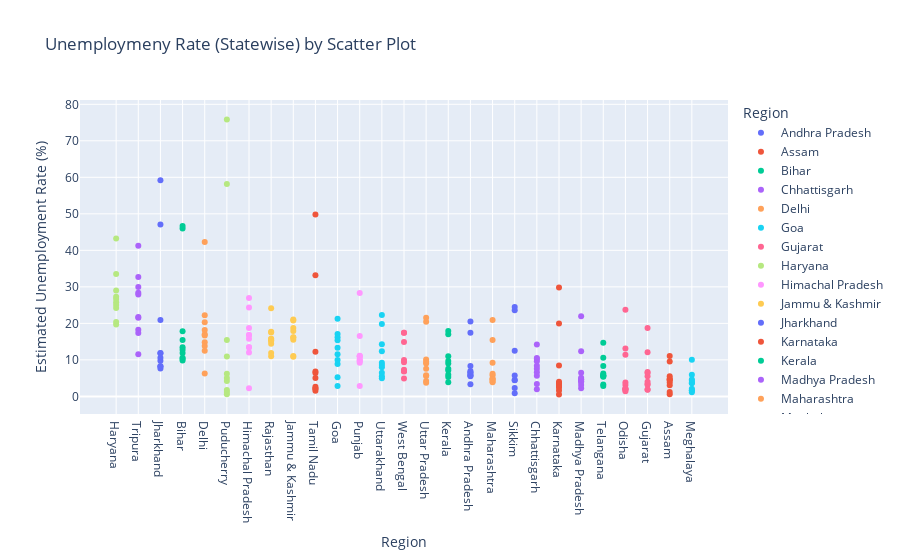

The notebook cell this image was saved under:
### Markdown cell above
# Aanalyzing Data By Scatter Plot

### Code cell
fg = px.scatter(df,x='Region',y=' Estimated Unemployment Rate (%)',color='Region',
                title='Unemploymeny Rate (Statewise) by Scatter Plot',template='plotly')
fg.update_layout(xaxis={'categoryorder':'total descending'})
fg.show()

### Figure 1 — Plotly figure (JSON) as saved in the notebook; plotly's stock layout.template omitted (floating-point values rounded to 4 significant figures)
{"data": [{"hovertemplate": "Region=%{x}<br> Estimated Unemployment Rate (%)=%{y}<extra></extra>", "legendgroup": "Andhra Pradesh", "marker": {"color": "#636efa", "symbol": "circle"}, "mode": "markers", "name": "Andhra Pradesh", "orientation": "v", "showlegend": true, "type": "scatter", "x": ["Andhra Pradesh", "Andhra Pradesh", "Andhra Pradesh", "Andhra Pradesh", "Andhra Pradesh", "Andhra Pradesh", "Andhra Pradesh", "Andhra Pradesh", "Andhra Pradesh", "Andhra Pradesh"], "xaxis": "x", "y": [5.48, 5.83, 5.79, 20.51, 17.43, 3.31, 8.34, 6.96, 6.4, 6.59], "yaxis": "y"}, {"hovertemplate": "Region=%{x}<br> Estimated Unemployment Rate (%)=%{y}<extra></extra>", "legendgroup": "Assam", "marker": {"color": "#EF553B", "symbol": "circle"}, "mode": "markers", "name": "Assam", "orientation": "v", "showlegend": true, "type": "scatter", "x": ["Assam", "Assam", "Assam", "Assam", "Assam", "Assam", "Assam", "Assam", "Assam", "Assam"], "xaxis": "x", "y": [4.66, 4.41, 4.77, 11.06, 9.55, 0.6, 3.77, 5.53, 1.19, 3.02], "yaxis": "y"}, {"hovertemplate": "Region=%{x}<br> Estimated Unemployment Rate (%)=%{y}<extra></extra>", "legendgroup": "Bihar", "marker": {"color": "#00cc96", "symbol": "circle"}, "mode": "markers", "name": "Bihar", "orientation": "v", "showlegend": true, "type": "scatter", "x": ["Bihar", "Bihar", "Bihar", "Bihar", "Bihar", "Bihar", "Bihar", "Bihar", "Bihar", "Bihar"], "xaxis": "x", "y": [10.61, 10.29, 15.43, 46.64, 45.96, 17.82, 12.79, 13.44, 11.91, 9.82], "yaxis": "y"}, {"hovertemplate": "Region=%{x}<br> Estimated Unemployment Rate (%)=%{y}<extra></extra>", "legendgroup": "Chhattisgarh", "marker": {"color": "#ab63fa", "symbol": "circle"}, "mode": "markers", "name": "Chhattisgarh", "orientation": "v", "showlegend": true, "type": "scatter", "x": ["Chhattisgarh", "Chhattisgarh", "Chhattisgarh", "Chhattisgarh", "Chhattisgarh", "Chhattisgarh", "Chhattisgarh", "Chhattisgarh", "Chhattisgarh", "Chhattisgarh"], "xaxis": "x", "y": [9.65, 8.38, 7.54, 3.41, 10.5, 14.23, 10.27, 5.63, 1.96, 6.62], "yaxis": "y"}, {"hovertemplate": "Region=%{x}<br> Estimated Unemployment Rate (%)=%{y}<extra></extra>", "legendgroup": "Delhi", "marker": {"color": "#FFA15A", "symbol": "circle"}, "mode": "markers", "name": "Delhi", "orientation": "v", "showlegend": true, "type": "scatter", "x": ["Delhi", "Delhi", "Delhi", "Delhi", "Delhi", "Delhi", "Delhi", "Delhi", "Delhi", "Delhi"], "xaxis": "x", "y": [22.23, 14.84, 17.04, 16.68, 42.27, 18.19, 20.3, 13.79, 12.53, 6.27], "yaxis": "y"}, {"hovertemplate": "Region=%{x}<br> Estimated Unemployment Rate (%)=%{y}<extra></extra>", "legendgroup": "Goa", "marker": {"color": "#19d3f3", "symbol": "circle"}, "mode": "markers", "name": "Goa", "orientation": "v", "showlegend": true, "type": "scatter", "x": ["Goa", "Goa", "Goa", "Goa", "Goa", "Goa", "Goa", "Goa", "Goa", "Goa"], "xaxis": "x", "y": [8.89, 2.81, 5.25, 13.31, 21.25, 9.96, 17.07, 16.21, 15.38, 11.54], "yaxis": "y"}, {"hovertemplate": "Region=%{x}<br> Estimated Unemployment Rate (%)=%{y}<extra></extra>", "legendgroup": "Gujarat", "marker": {"color": "#FF6692", "symbol": "circle"}, "mode": "markers", "name": "Gujarat", "orientation": "v", "showlegend": true, "type": "scatter", "x": ["Gujarat", "Gujarat", "Gujarat", "Gujarat", "Gujarat", "Gujarat", "Gujarat", "Gujarat", "Gujarat", "Gujarat"], "xaxis": "x", "y": [5.54, 6.38, 6.66, 18.71, 12.11, 3.2, 1.84, 1.87, 3.42, 4.03], "yaxis": "y"}, {"hovertemplate": "Region=%{x}<br> Estimated Unemployment Rate (%)=%{y}<extra></extra>", "legendgroup": "Haryana", "marker": {"color": "#B6E880", "symbol": "circle"}, "mode": "markers", "name": "Haryana", "orientation": "v", "showlegend": true, "type": "scatter", "x": ["Haryana", "Haryana", "Haryana", "Haryana", "Haryana", "Haryana", "Haryana", "Haryana", "Haryana", "Haryana"], "xaxis": "x", "y": [20.34, 25.77, 25.05, 43.22, 29.02, 26.7, 24.18, 33.5, 19.68, 27.31], "yaxis": "y"}, {"hovertemplate": "Region=%{x}<br> Estimated Unemployment Rate (%)=%{y}<extra></extra>", "legendgroup": "Himachal Pradesh", "marker": {"color": "#FF97FF", "symbol": "circle"}, "mode": "markers", "name": "Himachal Pradesh", "orientation": "v", "showlegend": true, "type": "scatter", "x": ["Himachal Pradesh", "Himachal Pradesh", "Himachal Pradesh", "Himachal Pradesh", "Himachal Pradesh", "Himachal Pradesh", "Himachal Pradesh", "Himachal Pradesh", "Himachal Pradesh", "Himachal Pradesh"], "xaxis": "x", "y": [16.83, 16.84, 18.76, 2.2, 26.95, 13.47, 24.31, 15.79, 12.04, 13.46], "yaxis": "y"}, {"hovertemplate": "Region=%{x}<br> Estimated Unemployment Rate (%)=%{y}<extra></extra>", "legendgroup": "Jammu & Kashmir", "marker": {"color": "#FECB52", "symbol": "circle"}, "mode": "markers", "name": "Jammu & Kashmir", "orientation": "v", "showlegend": true, "type": "scatter", "x": ["Jammu & Kashmir", "Jammu & Kashmir", "Jammu & Kashmir", "Jammu & Kashmir", "Jammu & Kashmir", "Jammu & Kashmir", "Jammu & Kashmir", "Jammu & Kashmir", "Jammu & Kashmir"], "xaxis": "x", "y": [21.08, 20.78, 15.5, 18.74, 17.92, 10.88, 11.09, 16.17, 16.14], "yaxis": "y"}, {"hovertemplate": "Region=%{x}<br> Estimated Unemployment Rate (%)=%{y}<extra></extra>", "legendgroup": "Jharkhand", "marker": {"color": "#636efa", "symbol": "circle"}, "mode": "markers", "name": "Jharkhand", "orientation": "v", "showlegend": true, "type": "scatter", "x": ["Jharkhand", "Jharkhand", "Jharkhand", "Jharkhand", "Jharkhand", "Jharkhand", "Jharkhand", "Jharkhand", "Jharkhand", "Jharkhand"], "xaxis": "x", "y": [10.61, 11.85, 8.23, 47.09, 59.23, 20.95, 7.63, 9.76, 8.24, 11.8], "yaxis": "y"}, {"hovertemplate": "Region=%{x}<br> Estimated Unemployment Rate (%)=%{y}<extra></extra>", "legendgroup": "Karnataka", "marker": {"color": "#EF553B", "symbol": "circle"}, "mode": "markers", "name": "Karnataka", "orientation": "v", "showlegend": true, "type": "scatter", "x": ["Karnataka", "Karnataka", "Karnataka", "Karnataka", "Karnataka", "Karnataka", "Karnataka", "Karnataka", "Karnataka", "Karnataka"], "xaxis": "x", "y": [2.86, 3.61, 3.46, 29.84, 19.97, 8.44, 4.01, 0.5, 2.41, 1.58], "yaxis": "y"}, {"hovertemplate": "Region=%{x}<br> Estimated Unemployment Rate (%)=%{y}<extra></extra>", "legendgroup": "Kerala", "marker": {"color": "#00cc96", "symbol": "circle"}, "mode": "markers", "name": "Kerala", "orientation": "v", "showlegend": true, "type": "scatter", "x": ["Kerala", "Kerala", "Kerala", "Kerala", "Kerala", "Kerala", "Kerala", "Kerala", "Kerala", "Kerala"], "xaxis": "x", "y": [5.31, 7.6, 8.99, 16.99, 17.88, 9.71, 7.09, 10.98, 5.91, 3.88], "yaxis": "y"}, {"hovertemplate": "Region=%{x}<br> Estimated Unemployment Rate (%)=%{y}<extra></extra>", "legendgroup": "Madhya Pradesh", "marker": {"color": "#ab63fa", "symbol": "circle"}, "mode": "markers", "name": "Madhya Pradesh", "orientation": "v", "showlegend": true, "type": "scatter", "x": ["Madhya Pradesh", "Madhya Pradesh", "Madhya Pradesh", "Madhya Pradesh", "Madhya Pradesh", "Madhya Pradesh", "Madhya Pradesh", "Madhya Pradesh", "Madhya Pradesh", "Madhya Pradesh"], "xaxis": "x", "y": [4.11, 4.57, 2.22, 12.36, 21.98, 6.48, 5.08, 4.7, 3.91, 3.13], "yaxis": "y"}, {"hovertemplate": "Region=%{x}<br> Estimated Unemployment Rate (%)=%{y}<extra></extra>", "legendgroup": "Maharashtra", "marker": {"color": "#FFA15A", "symbol": "circle"}, "mode": "markers", "name": "Maharashtra", "orientation": "v", "showlegend": true, "type": "scatter", "x": ["Maharashtra", "Maharashtra", "Maharashtra", "Maharashtra", "Maharashtra", "Maharashtra", "Maharashtra", "Maharashtra", "Maharashtra", "Maharashtra"], "xaxis": "x", "y": [4.95, 4.69, 5.79, 20.9, 15.46, 9.23, 3.89, 6.23, 4.55, 4.1], "yaxis": "y"}, {"hovertemplate": "Region=%{x}<br> Estimated Unemployment Rate (%)=%{y}<extra></extra>", "legendgroup": "Meghalaya", "marker": {"color": "#19d3f3", "symbol": "circle"}, "mode": "markers", "name": "Meghalaya", "orientation": "v", "showlegend": true, "type": "scatter", "x": ["Meghalaya", "Meghalaya", "Meghalaya", "Meghalaya", "Meghalaya", "Meghalaya", "Meghalaya", "Meghalaya", "Meghalaya", "Meghalaya"], "xaxis": "x", "y": [1.66, 3.59, 1.58, 10.03, 5.92, 1.15, 2.1, 3.74, 4.29, 4.6], "yaxis": "y"}, {"hovertemplate": "Region=%{x}<br> Estimated Unemployment Rate (%)=%{y}<extra></extra>", "legendgroup": "Odisha", "marker": {"color": "#FF6692", "symbol": "circle"}, "mode": "markers", "name": "Odisha", "orientation": "v", "showlegend": true, "type": "scatter", "x": ["Odisha", "Odisha", "Odisha", "Odisha", "Odisha", "Odisha", "Odisha", "Odisha", "Odisha", "Odisha"], "xaxis": "x", "y": [1.9, 3.12, 13.08, 23.76, 11.41, 3.77, 1.88, 1.42, 2.1, 2.18], "yaxis": "y"}, {"hovertemplate": "Region=%{x}<br> Estimated Unemployment Rate (%)=%{y}<extra></extra>", "legendgroup": "Puducherry", "marker": {"color": "#B6E880", "symbol": "circle"}, "mode": "markers", "name": "Puducherry", "orientation": "v", "showlegend": true, "type": "scatter", "x": ["Puducherry", "Puducherry", "Puducherry", "Puducherry", "Puducherry", "Puducherry", "Puducherry", "Puducherry", "Puducherry", "Puducherry"], "xaxis": "x", "y": [0.58, 1.76, 1.2, 75.85, 58.19, 4.24, 15.47, 5.05, 10.9, 6.18], "yaxis": "y"}, {"hovertemplate": "Region=%{x}<br> Estimated Unemployment Rate (%)=%{y}<extra></extra>", "legendgroup": "Punjab", "marker": {"color": "#FF97FF", "symbol": "circle"}, "mode": "markers", "name": "Punjab", "orientation": "v", "showlegend": true, "type": "scatter", "x": ["Punjab", "Punjab", "Punjab", "Punjab", "Punjab", "Punjab", "Punjab", "Punjab", "Punjab", "Punjab"], "xaxis": "x", "y": [11.11, 10.97, 10.32, 2.86, 28.33, 16.55, 9.19, 10.99, 9.61, 9.88], "yaxis": "y"}, {"hovertemplate": "Region=%{x}<br> Estimated Unemployment Rate (%)=%{y}<extra></extra>", "legendgroup": "Rajasthan", "marker": {"color": "#FECB52", "symbol": "circle"}, "mode": "markers", "name": "Rajasthan", "orientation": "v", "showlegend": true, "type": "scatter", "x": ["Rajasthan", "Rajasthan", "Rajasthan", "Rajasthan", "Rajasthan", "Rajasthan", "Rajasthan", "Rajasthan", "Rajasthan", "Rajasthan"], "xaxis": "x", "y": [10.97, 15.16, 11.9, 17.7, 15.74, 14.39, 15.81, 17.51, 15.35, 24.15], "yaxis": "y"}, {"hovertemplate": "Region=%{x}<br> Estimated Unemployment Rate (%)=%{y}<extra></extra>", "legendgroup": "Sikkim", "marker": {"color": "#636efa", "symbol": "circle"}, "mode": "markers", "name": "Sikkim", "orientation": "v", "showlegend": true, "type": "scatter", "x": ["Sikkim", "Sikkim", "Sikkim", "Sikkim", "Sikkim", "Sikkim", "Sikkim", "Sikkim"], "xaxis": "x", "y": [23.57, 2.28, 24.51, 4.46, 4.45, 12.49, 5.7, 0.88], "yaxis": "y"}, {"hovertemplate": "Region=%{x}<br> Estimated Unemployment Rate (%)=%{y}<extra></extra>", "legendgroup": "Tamil Nadu", "marker": {"color": "#EF553B", "symbol": "circle"}, "mode": "markers", "name": "Tamil Nadu", "orientation": "v", "showlegend": true, "type": "scatter", "x": ["Tamil Nadu", "Tamil Nadu", "Tamil Nadu", "Tamil Nadu", "Tamil Nadu", "Tamil Nadu", "Tamil Nadu", "Tamil Nadu", "Tamil Nadu", "Tamil Nadu"], "xaxis": "x", "y": [1.57, 2.09, 6.4, 49.83, 33.16, 12.2, 6.81, 2.65, 5.0, 2.16], "yaxis": "y"}, {"hovertemplate": "Region=%{x}<br> Estimated Unemployment Rate (%)=%{y}<extra></extra>", "legendgroup": "Telangana", "marker": {"color": "#00cc96", "symbol": "circle"}, "mode": "markers", "name": "Telangana", "orientation": "v", "showlegend": true, "type": "scatter", "x": ["Telangana", "Telangana", "Telangana", "Telangana", "Telangana", "Telangana", "Telangana", "Telangana", "Telangana", "Telangana"], "xaxis": "x", "y": [5.49, 8.29, 5.77, 6.25, 14.7, 10.55, 5.36, 5.79, 3.27, 2.86], "yaxis": "y"}, {"hovertemplate": "Region=%{x}<br> Estimated Unemployment Rate (%)=%{y}<extra></extra>", "legendgroup": "Tripura", "marker": {"color": "#ab63fa", "symbol": "circle"}, "mode": "markers", "name": "Tripura", "orientation": "v", "showlegend": true, "type": "scatter", "x": ["Tripura", "Tripura", "Tripura", "Tripura", "Tripura", "Tripura", "Tripura", "Tripura", "Tripura", "Tripura"], "xaxis": "x", "y": [32.67, 28.4, 29.95, 41.23, 21.51, 21.71, 18.24, 27.92, 17.35, 11.57], "yaxis": "y"}, {"hovertemplate": "Region=%{x}<br> Estimated Unemployment Rate (%)=%{y}<extra></extra>", "legendgroup": "Uttar Pradesh", "marker": {"color": "#FFA15A", "symbol": "circle"}, "mode": "markers", "name": "Uttar Pradesh", "orientation": "v", "showlegend": true, "type": "scatter", "x": ["Uttar Pradesh", "Uttar Pradesh", "Uttar Pradesh", "Uttar Pradesh", "Uttar Pradesh", "Uttar Pradesh", "Uttar Pradesh", "Uttar Pradesh", "Uttar Pradesh", "Uttar Pradesh"], "xaxis": "x", "y": [7.58, 8.98, 10.11, 21.54, 20.41, 9.47, 5.56, 5.79, 4.18, 3.75], "yaxis": "y"}, {"hovertemplate": "Region=%{x}<br> Estimated Unemployment Rate (%)=%{y}<extra></extra>", "legendgroup": "Uttarakhand", "marker": {"color": "#19d3f3", "symbol": "circle"}, "mode": "markers", "name": "Uttarakhand", "orientation": "v", "showlegend": true, "type": "scatter", "x": ["Uttarakhand", "Uttarakhand", "Uttarakhand", "Uttarakhand", "Uttarakhand", "Uttarakhand", "Uttarakhand", "Uttarakhand", "Uttarakhand", "Uttarakhand"], "xaxis": "x", "y": [5.49, 4.99, 19.85, 6.48, 8.01, 8.61, 12.38, 14.26, 22.26, 9.23], "yaxis": "y"}, {"hovertemplate": "Region=%{x}<br> Estimated Unemployment Rate (%)=%{y}<extra></extra>", "legendgroup": "West Bengal", "marker": {"color": "#FF6692", "symbol": "circle"}, "mode": "markers", "name": "West Bengal", "orientation": "v", "showlegend": true, "type": "scatter", "x": ["West Bengal", "West Bengal", "West Bengal", "West Bengal", "West Bengal", "West Bengal", "West Bengal", "West Bengal", "West Bengal", "West Bengal"], "xaxis": "x", "y": [6.94, 4.92, 6.92, 17.41, 17.41, 7.29, 6.83, 14.87, 9.35, 9.98], "yaxis": "y"}], "layout": {"legend": {"title": {"text": "Region"}, "tracegroupgap": 0}, "title": {"text": "Unemploymeny Rate (Statewise) by Scatter Plot"}, "xaxis": {"anchor": "y", "categoryarray": ["Andhra Pradesh", "Assam", "Bihar", "Chhattisgarh", "Delhi", "Goa", "Gujarat", "Haryana", "Himachal Pradesh", "Jammu & Kashmir", "Jharkhand", "Karnataka", "Kerala", "Madhya Pradesh", "Maharashtra", "Meghalaya", "Odisha", "Puducherry", "Punjab", "Rajasthan", "Sikkim", "Tamil Nadu", "Telangana", "Tripura", "Uttar Pradesh", "Uttarakhand", "West Bengal"], "categoryorder": "total descending", "domain": [0, 1], "title": {"text": "Region"}}, "yaxis": {"anchor": "x", "domain": [0, 1], "title": {"text": " Estimated Unemployment Rate (%)"}}}}
